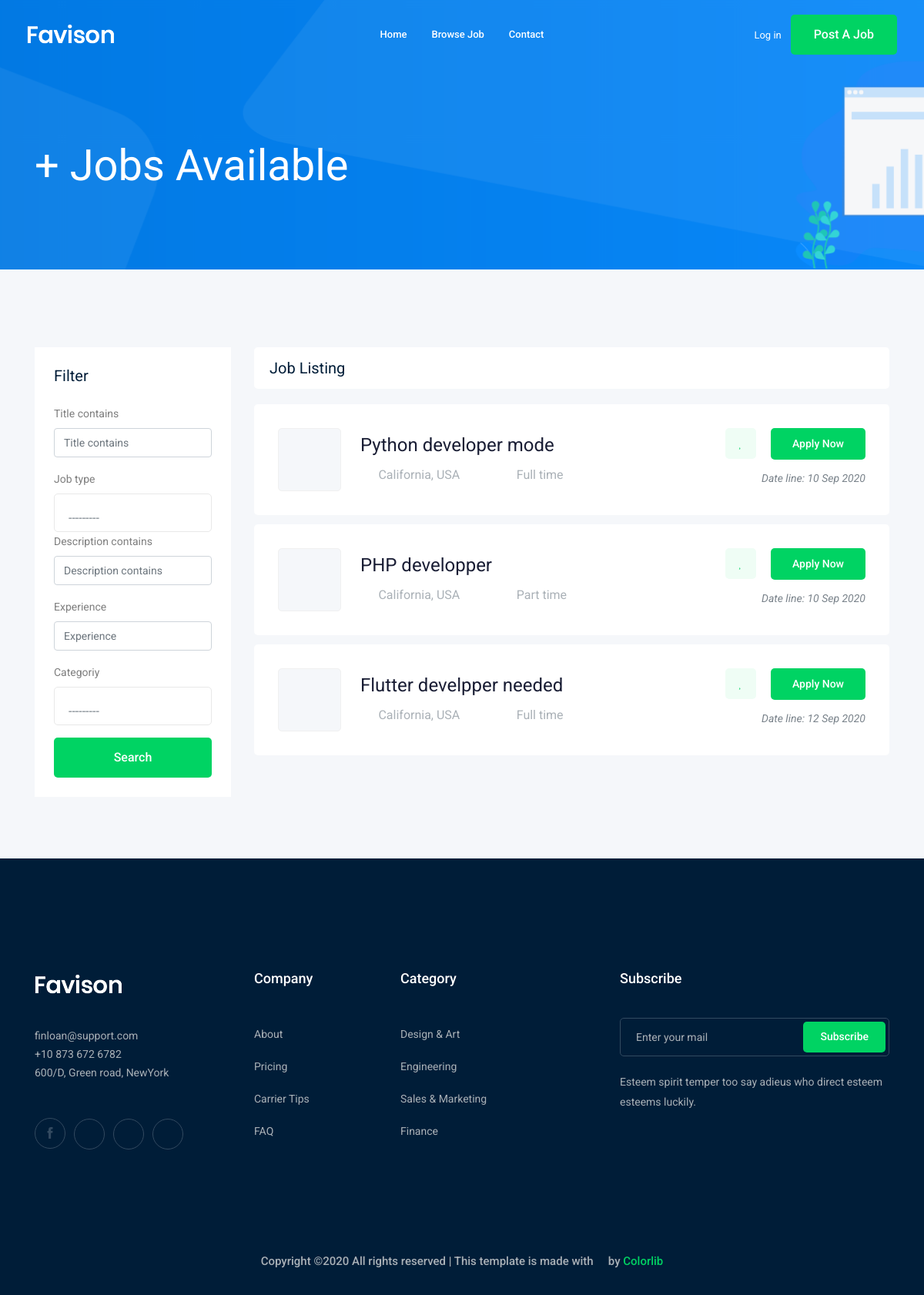
Screenshot of /jobs/ with the database file from the repository.
### job/models.py (models this page shows, shortened)
class Job (models.Model):
    owner = models.ForeignKey(User, related_name='job_owner', on_delete=models.CASCADE)
    title = models.CharField(max_length=100)
    job_type = models.CharField(max_length=15, choices=JOB_TYPE)
    description = models.TextField(max_length=1000)
    published_at = models.DateTimeField(auto_now=True)
    vacancy = models.IntegerField(default=1)
    salary = models.IntegerField (default=0)
    experience = models.IntegerField(default=1)
    categoriy = models.ForeignKey('Category', on_delete=models.CASCADE)
    image = models.ImageField(upload_to=image_upload)
    slug = models.SlugField(blank=True, null=True)
    def __str__(self):
        return self.title

### job/views.py (the view)
# urls.py: path('', views.job_list, name = 'job_list'),
def job_list(request):
    job_list = Job.objects.all()
    myfilter = JobFilter(request.GET, queryset = job_list)
    job_list = myfilter.qs
    paginator = Paginator(job_list, 3) # Show 25 contacts per page.
    page_number = request.GET.get('page')
    page_obj = paginator.get_page(page_number)
    context ={'jobs': page_obj, 'myfilter' : myfilter}
    return render(request, 'job/job_list.html', context)

### job/models.py (called while the page is built)
    def __str__(self):
        return self.name

### job/templates/job/job_list.html (shortened to what this page needs)
{% extends 'base.html' %}
{% load bootstrap4 %}
{% block body %}
    <div class="bradcam_area bradcam_bg_1">
        <div class="container">
            <div class="row">
                <div class="col-xl-12">
                    <div class="bradcam_text">
                        <h3>{{jobs.count}}+ Jobs Available</h3>
                    </div>
                </div>
            </div>
        </div>
    </div>
    <div class="job_listing_area plus_padding">
        <div class="container">
            <div class="row">
                <div class="col-lg-3">
                    <div class="job_filter white-bg">
                        <div class="form_inner white-bg">
                            <h3>Filter</h3>
                            <form method="GET">
                                {% bootstrap_form myfilter.form %}
                                <input type="submit" value="Search" class="boxed-btn3 w-100 mt-3">
                            </form>
                        </div>
                    </div>
                </div>
                <div class="col-lg-9">
                    <div class="recent_joblist_wrap">
                        <div class="recent_joblist white-bg ">
                            <div class="row align-items-center">
                                <div class="col-md-6">
                                    <h4>Job Listing</h4>
                                </div>
                                <div class="col-md-6">
                                </div>
                            </div>
                        </div>
                    </div>
                    <div class="job_lists m-0">
                        <div class="row">
                            {% for job in jobs  %}
                            <div class="col-lg-12 col-md-12">
                                <div class="single_jobs white-bg d-flex justify-content-between">
                                    <div class="jobs_left d-flex align-items-center">
                                        <div class="thumb">
                                        </div>
                                        <div class="jobs_conetent">
                                            <a href="{% url 'jobs:job_detail' job.slug %}"><h4>{{job}}</h4></a>
                                            <div class="links_locat d-flex align-items-center">
                                                <div class="location">
                                                    <p> <i class="fa fa-map-marker"></i> California, USA</p>
                                                </div>
                                                <div class="location">
                                                    <p> <i class="fa fa-clock-o"></i> {{job.job_type}}</p>
                                                </div>
                                            </div>
                                        </div>
                                    </div>
                                    <div class="jobs_right">
                                        <div class="apply_now">
                                            <a class="heart_mark" href="#"> <i class="fa fa-heart"></i> </a>
                                            <a href=""{% url 'jobs:job_detail' job.slug %}"" class="boxed-btn3">Apply Now</a>
                                        </div>
                                        <div class="date">
                                            <p>Date line: {{job.published_at|date:'d M o' }}</p>
                                        </div>
                                    </div>
                                </div>
                            </div>
                            {% endfor %}
                        </div>
                    </div>
                </div>
            </div>
        </div>
    </div>
    {% endblock body %}

### rows the page displays
Job: title "Python developer mode", job_type "Full time", published_at "10 Sep 2020"
Job: title "PHP developper", job_type "Part time", published_at "10 Sep 2020"
Job: title "Flutter develpper needed", job_type "Full time", published_at "12 Sep 2020"
